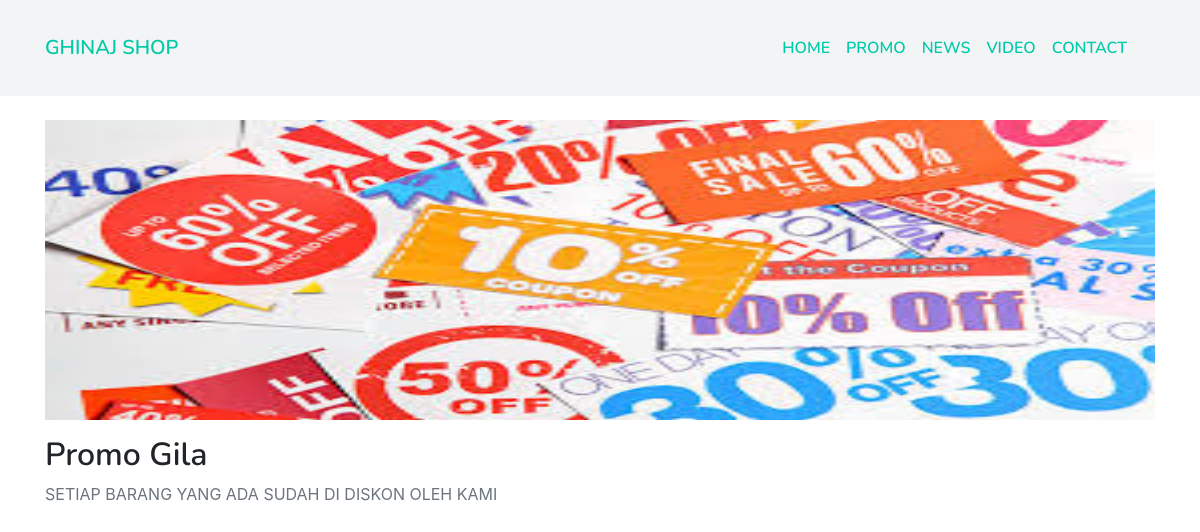
The app's page /promo-view.php?id_promo=2 with its own data.
### tables this page shows
CREATE TABLE `berita` (
  `id_berita` int(11) NOT NULL,
  `judul` varchar(200) NOT NULL,
  `gambar` varchar(200) NOT NULL,
  `isi` longtext NOT NULL,
  `category` varchar(200) NOT NULL,
  `datez` date NOT NULL
);

### promo-view.php (the view, shortened to what this page needs)
<?php
require('function/connect.php');
?>
<!doctype html>
<html lang="en">
  <head>
    <link rel="stylesheet" href="css/bootstrap.css">
    <link rel="stylesheet" href="css/bootstrap-icons.css">
    <link rel="stylesheet" href="css/custom.css">
  </head>
  <body>
    <nav class="navbar navbar-expand-lg bg-color" style="z-index: 2;">
        <div class="container">
            <a class="navbar-brand nunito-bold color1 text-uppercase" href="#">GhiNaj Shop</a>
            <div class="collapse navbar-collapse" id="navbarToggler">
                <ul class="navbar-nav ml-auto nunito-bold text-uppercase" style="padding: 20px;">
                    <li class="nav-item active">
                        <a class="nav-link color1" href="index.php">Home</span></a>
                    </li>
                    <li class="nav-item">
                        <a class="nav-link color1" href="promo.php">Promo</span></a>
                    </li>
                    <li class="nav-item">
                        <a class="nav-link color1" href="berita.php">News</span></a>
                    </li>
                    <li class="nav-item">
                        <a class="nav-link color1" href="video.php">Video</span></a>
                    </li>
                    <li class="nav-item">
                        <a class="nav-link color1" href="contact.php">Contact</span></a>
                    </li>
                </ul>
            </div>
        </div>
    </nav>
      <br>
      <div class="container">
                <?php
                    $prg = $_GET['id_promo'];
                    $nws = mysqli_query($conn, "SELECT * FROM berita WHERE id_berita='$prg'");
                    if(mysqli_num_rows($nws) > 0) {
                    while ($row = mysqli_fetch_assoc($nws)) {
                      $jd = $row['judul'];
                      $img = $row['gambar'];
                      $isi = $row['isi'];
                      $fil = "upload/berita/" . $img;
                      if (file_exists($fil) && $img) {
                        $gambr = "upload/berita/" . $img;
                      }
                    ?>
                        <img src="<?php echo $gambr; ?>" height="300" width="100%" alt="...">
                            <br>
                            <h2 class="nunito-bold mt-3"><?php echo $jd; ?></h2>
                            <p class="text-muted text-uppercase"><?php echo $isi; ?></p>
                    <br>
                    <?php } ?>
                    <?php } else {
                        echo '<p>Promo tidak ditemukan</p>';
                    } ?>
      </div>
  </body>
</html>

### css/custom.css (style rules this page uses)
.nunito-bold { font-family: "Nunito", sans-serif; font-weight: 600; }
.bg-color { background-color: #f3f4f5 !important; }
.color1 { color: #00cba9 !important; }

### records on screen
berita: gambar (picture), judul "Promo Gila", isi "SETIAP BARANG YANG ADA SUDAH DI DISKON OLEH KAMI"
